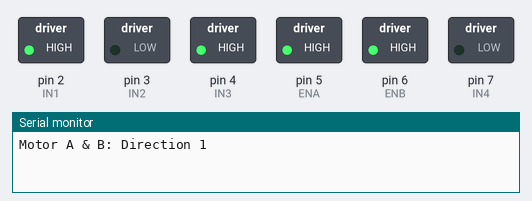
Simulated run of this sketch. Board: Arduino Uno, built with avr-gcc and run on an emulated ATmega328P. Parts: switched loads named in the sketch (green lamp = pin HIGH), the last lines printed to the serial monitor.

Above: at 0.5 s.
At 2.5 s:
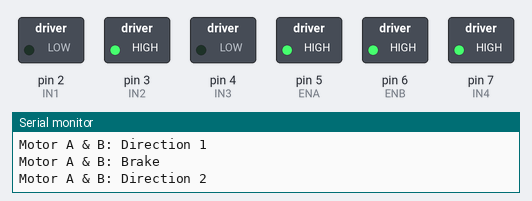
At 3.5 s:
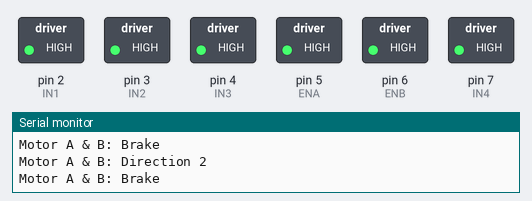
Timing chart, 0 to 5.2 s (numbered marks = the images above):
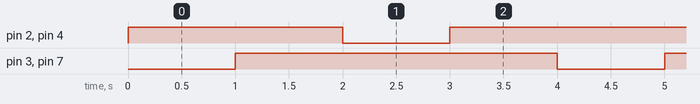

The sketch:

L298N_Demo1.ino
```cpp
/*##### Motor Shield (L298N) #####*/
/*
* Arduino Pin --> L298N
* 5 --> ENA
* 6 --> ENB
* 2 --> IN1
* 3 --> IN2
* 4 --> IN3
* 7 --> IN4
*/
const int ENA = 5;
const int ENB = 6;
/*
* IN1: HIGH; IN2: LOW --> Direction 1
* IN1: LOW; IN2: HIGH --> Direction 2
* IN3: HIGH; IN4: LOW --> Direction 1
* IN3: LOW; IN4: HIGH --> Direction2
*/
const int IN1 = 2;
const int IN2 = 3;
const int IN3 = 4;
const int IN4 = 7;

void setup()
{
  pinMode(ENA, OUTPUT);
  pinMode(ENB, OUTPUT);
  pinMode(IN1, OUTPUT);
  pinMode(IN2, OUTPUT);
  pinMode(IN3, OUTPUT);
  pinMode(IN4, OUTPUT);
  // Enable Motor A, Motor B: Constant Speed
  digitalWrite(ENA, HIGH);
  digitalWrite(ENB, HIGH);
  // Serial communication
  Serial.begin(9600);
}

void loop()
{
  Serial.println("Motor A & B: Direction 1");
  MotorAB_Direction1(1000);
  Serial.println("Motor A & B: Brake");
  MotorAB_Brake(1000);
  Serial.println("Motor A & B: Direction 2");
  MotorAB_Direction2(1000);
  Serial.println("Motor A & B: Brake");
  MotorAB_Brake(1000);
}

void MotorAB_Direction1(int milliseconds)
{
  digitalWrite(IN1, HIGH);
  digitalWrite(IN2, LOW);
  digitalWrite(IN3, HIGH);
  digitalWrite(IN4, LOW);
  if (milliseconds > 0)
    delay(milliseconds);
}

void MotorAB_Direction2(int milliseconds)
{
  digitalWrite(IN1, LOW);
  digitalWrite(IN2, HIGH);
  digitalWrite(IN3, LOW);
  digitalWrite(IN4, HIGH);
  if(milliseconds > 0)
    delay(milliseconds);
}

void MotorAB_Brake(int milliseconds)
{
  digitalWrite(IN1, HIGH);
  digitalWrite(IN2, HIGH);
  digitalWrite(IN3, HIGH);
  digitalWrite(IN4, HIGH);
  if(milliseconds > 0)
    delay(milliseconds);
}
```

Measured:
- by itself, pin 2 (IN1), pin 4 (IN3): repeats every 4.0 s: LOW 1.0 s, HIGH 3.0 s
- by itself, pin 3 (IN2), pin 7 (IN4): alternates HIGH for 3.0 s and LOW for 1.0 s
- by itself, everything shown: repeats every 4.0 s, in 4 steps
